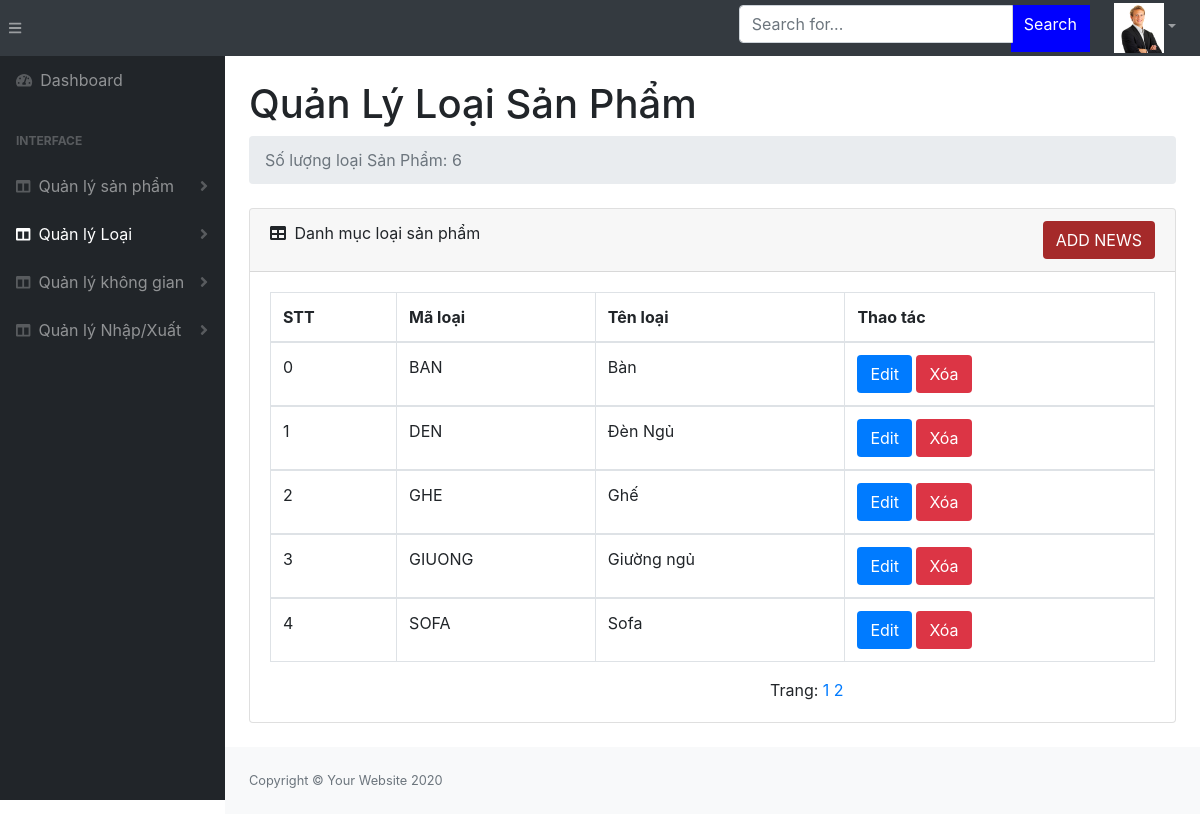
Page /admin/dist/quanlykinhdoanh/quanlykho/quanlyloai.php (signed in) on the committed database.
### tables this page shows
CREATE TABLE `loai` (
  `maloai` varchar(10) NOT NULL,
  `tenloai` varchar(30) NOT NULL,
  `hinh` varchar(50) NOT NULL
);

### admin/dist/quanlykinhdoanh/quanlykho/quanlyloai.php (the view, shortened to what this page needs)
<!DOCTYPE html>
<html lang="en">
    <head>
        <link href="../../css/styles.css" rel="stylesheet" />
        <link href="https://cdn.datatables.net/1.10.20/css/dataTables.bootstrap4.min.css" rel="stylesheet" />
    </head>
    <?php
        include '../../../../config/config.php';
        $quantri=array();
        if(!isset($_SESSION['quanlykinhdoanh']))
        {
            if(!isset($_SESSION['boss']))
            {
                header('location:../../login.html');
                exit;
            }
            else{
            $quantri=$_SESSION['boss'];
            }
        }
        else{
            $quantri=$_SESSION['quanlykinhdoanh'];
        }
        $sql="SELECT * From loai";
        $stm=$obj->query($sql);
        $data=$stm->fetchALL();
        $soluongloai=$stm->rowCount();
    ?>
    <body class="sb-nav-fixed">
        <nav class="sb-topnav navbar navbar-expand navbar-dark bg-dark">
            <button class="btn btn-link btn-sm order-1 order-lg-0" id="sidebarToggle" href="#"><i class="fas fa-bars"></i></button>
            <form action="quanlyloai.php" method="post" class="d-none d-md-inline-block form-inline ml-auto mr-0 mr-md-3 my-2 my-md-0">
                <div class="input-group">
                    <input class="form-control" type="text" name="noidung" placeholder="Search for..." aria-label="Search" aria-describedby="basic-addon2" />
                    <div style="height:47px; margin-left:-2px; background-color: blue ; color:white; ">
                        <input type="submit" style="color:white;"  class="btn btn-mini" value="Search" >
                    </div>
                </div>
            </form>
            <ul class="navbar-nav ml-auto ml-md-0">
                <li class="nav-item dropdown">
                    <a class="nav-link dropdown-toggle" id="userDropdown" href="#" role="button" data-toggle="dropdown" aria-haspopup="true" aria-expanded="false">
                        <img style="width:50px; height:50px;" src="../../assets/images/<?php echo $quantri['hinh']; ?>" alt=""></i></a>
                </li>
            </ul>
        </nav>
        <div id="layoutSidenav">
            <div id="layoutSidenav_nav">
                <nav class="sb-sidenav accordion sb-sidenav-dark" id="sidenavAccordion">
                    <div class="sb-sidenav-menu">
                        <div class="nav">
                            <a class="nav-link" href="quanlykho.php">
                                <div class="sb-nav-link-icon"><i class="fas fa-tachometer-alt"></i></div>
                                Dashboard
                            </a>
                            <div class="sb-sidenav-menu-heading">Interface</div>
                            <a class="nav-link collapsed" href="quanlysanpham.php" >
                                <div class="sb-nav-link-icon"><i class="fas fa-columns"></i></div>
                                Quản lý sản phẩm
                                <div class="sb-sidenav-collapse-arrow"><i class="fas fa-angle-down"></i></div>
                            </a>
                            <a class="nav-link collapsed" href="quanlyloai.php" >
                                <div class="sb-nav-link-icon"><i class="fas fa-columns"></i></div>
                                Quản lý Loại
                                <div class="sb-sidenav-collapse-arrow"><i class="fas fa-angle-down"></i></div>
                            </a>
                            <a class="nav-link collapsed" href="quanlykhonggian.php"  >
                                <div class="sb-nav-link-icon"><i class="fas fa-columns"></i></div>
                                Quản lý không gian
                                <div class="sb-sidenav-collapse-arrow"><i class="fas fa-angle-down"></i></div>
                            </a>
                            <a class="nav-link collapsed" href="quanlynhapxuat.php"  >
                                <div class="sb-nav-link-icon"><i class="fas fa-columns"></i></div>
                                Quản lý Nhập/Xuất
                                <div class="sb-sidenav-collapse-arrow"><i class="fas fa-angle-down"></i></div>
                            </a>
                        </div>
                    </div>
                </nav>
            </div>
            <div id="layoutSidenav_content">
                <main>
                    <div class="container-fluid">
                        <h1 class="mt-4">Quản Lý Loại Sản Phẩm</h1>
                        <ol class="breadcrumb mb-4">
                            <li class="breadcrumb-item active"><?php echo "Số lượng loại Sản Phẩm: $soluongloai"?></li>
                        </ol>
                        <div class="card mb-4">
                            <div class="card-header">
                                <i class="fas fa-table mr-1"></i>
                                Danh mục loại sản phẩm
                                <div class="btn btn-mini" style="background-color:brown; float:right;"><a style="color:white;" href="loai.php">ADD NEWS</a></div>
                            </div>
                            <div class="card-body">
                                <div class="table-responsive">
                                    <table class="table table-bordered" id=""  width="100%" cellspacing="0">
                                        <thead>
                                            <tr>
                                                <th> STT</th>
                                                <th>Mã loại</th>
                                                <th>Tên loại</th>
                                                <th>Thao tác</th>
                                            </tr>
                                        </thead>
                                        <?php
                                            $sotrang=0;
                                            $noidung=isset($_POST['noidung'])?$_POST['noidung']:'';
                                            if($noidung!='')
                                            {
                                                $sqlloai="SELECT * from loai where loai.tenloai like '%$noidung%' ";
                                                $stmloai= $obj->query($sqlloai);
                                                $soluongloai=$stmloai->rowCount();
                                                $so_loai_1trang=5;
                                                $sotrang= ceil($soluongloai/$so_loai_1trang);
                                                $trang =1;
                                                if(isset($_GET['trang']))
                                                {
                                                    $trang=$_GET['trang'];
                                                }
                                                $tung_trang= ($trang-1)*$so_loai_1trang;
                                                $sqlloai="SELECT * from loai  where loai.tenloai like '%$noidung%' LIMIT $tung_trang,$so_loai_1trang ";
                                                $stmloai= $obj->query($sqlloai);
                                            }
                                            else{
                                                $so_loai_1trang=5;
                                                $sotrang= ceil($soluongloai/$so_loai_1trang);
                                                $trang =1;
                                                $tung_trang= ($trang-1)*$so_loai_1trang;
                                                $sqlloai="SELECT * from loai  LIMIT $tung_trang,$so_loai_1trang";
                                                $stmloai= $obj->query($sqlloai);
                                            }
                                            $loai=$stmloai->fetchALL();
                                            foreach($loai as $k => $v)
                                            {
                                        ?>
                                        <tbody>
                                            <tr>
                                                <td><?php echo $k?></td>
                                                <td><?php echo $v['maloai']?></td>
                                                <td><?php echo $v['tenloai']?></td>
                                                <td>
                                                    <a  href="loai.php?maloai=<?php echo $v['maloai']?>">
                                                        <div style="background-color:#007bff; color:white;" class="btn btn-mini">Edit</div>
                                                    </a>
                                                    <a  href="cn_loai_kg.php?action=xoa&maloai=<?php echo $v['maloai']?>">
                                                        <div style="color:white;background-color:#dc3545;"class="btn btn-mini">Xóa</div>
                                                    </a>
                                                </td>
                                            </tr>
                                        </tbody>
                                        <?php
                                            }
                                        ?>
                                    </table>
                                    <div style="margin-left:500px;">
                                        <?php
                                        echo "Trang: ";
                                        for($i=1;$i<=$sotrang;$i++)
                                        {
                                            ?>
                                            <a href="quanlyloai.php?trang=<?php echo $i?>"><?php echo $i?></a>
                                            <?php
                                        }
                                        ?>
                                    </div>
                                </div>
                            </div>
                        </div>
                    </div>
                </main>
                <footer class="py-4 bg-light mt-auto">
                    <div class="container-fluid">
                        <div class="d-flex align-items-center justify-content-between small">
                            <div class="text-muted">Copyright &copy; Your Website 2020</div>
                        </div>
                    </div>
                </footer>
            </div>
        </div>
    </body>
</html>

### rows in the picture
loai: k "0", maloai "BAN", tenloai "Bàn"
loai: k "1", maloai "DEN", tenloai "Đèn Ngủ"
loai: k "2", maloai "GHE", tenloai "Ghế"
loai: k "3", maloai "GIUONG", tenloai "Giường ngủ"
loai: k "4", maloai "SOFA", tenloai "Sofa"

### other values in the picture
$soluongloai "6"
